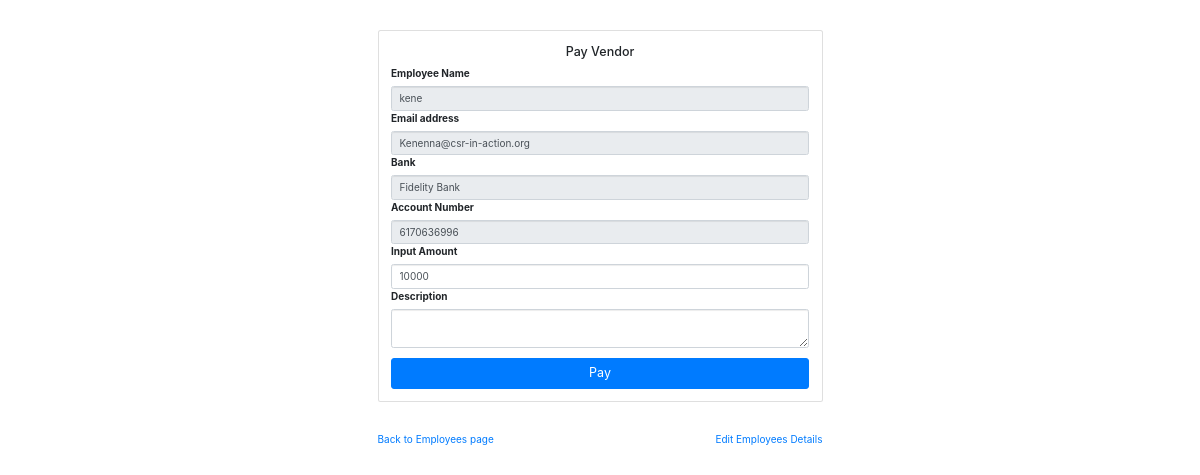
/pay.php?id=10 (signed in), run on the app's committed database.
### tables this page shows
CREATE TABLE `ps_employee` (
  `id` int(11) NOT NULL,
  `name` varchar(126) NOT NULL,
  `email` varchar(256) NOT NULL,
  `salary` bigint(126) NOT NULL,
  `account_number` varchar(152) NOT NULL,
  `bank` varchar(126) NOT NULL,
  `date` datetime NOT NULL DEFAULT '0000-00-00 00:00:00'
);

### core/class.inc.php (called while the page is built, shortened)
<?php
class Connect {
    public function getDetails($id) {
        try {
            $conn = DB();
            $query = $conn->prepare("SELECT * FROM `ps_employee` WHERE `id`=:id");
            $query->bindParam("id", $id, \PDO::PARAM_INT);
            $query->execute();
            if ($query->rowCount() > 0) {
                return $query->fetchAll(PDO::FETCH_OBJ);
            } else {
                return false;
            }
        } catch (\PDOException $e) {
            exit($e->getMessage());
        }
    }
}
?>

### pay.php (the view, shortened to what this page needs)
<?php
$id = "";
if (isset($_GET['id'])) {
	$id = $_GET['id'];
}
else{
  session_destroy();
  header("Location: index.php");
}
require_once ('core/class.inc.php');
$app = new Connect;
$requests = $app->getDetails($id);
?>
<!DOCTYPE html>
<html lang="">
	<head>
  		<link href="css/bootstrap.min.css" rel="stylesheet">
		<link rel="stylesheet" href="https://stackpath.bootstrapcdn.com/bootstrap/4.3.1/css/bootstrap.min.css">
	</head>
	<body>
		<div class="container">
			<div class="row">
				<div class="col-sm-9 col-md-7 col-lg-5 mx-auto">
					<div class="card card-signin my-5">
						<div class="card-body">
							<h5 class="card-title text-center">Pay Vendor</h5>
							<form action="initialize.php"  method="POST" class="form-signin">
								<label for="Name">Employee Name</label>
								<div class="form-label-group">
									<input type="text" name="name" value="<?php if (isset($requests[0]->name)) {
										echo $requests[0]->name;
									} ?>" class="form-control" required readonly/>
								</div>
								<label for="Email">Email address</label>
								<div class="form-label-group">
									<input type="email" name="email" value="<?php if (isset($requests[0]->email)) {
										echo htmlspecialchars($requests[0]->email);
									} ?>" class="form-control" required readonly/>
								</div>
								<label for="Bank">Bank</label>
								<div class="form-label-group">
									<input type="text" name="bank" value="<?php if (isset($requests[0]->bank)) {
										echo htmlspecialchars($requests[0]->bank);
									} ?>" class="form-control" required readonly/>
								</div>
								<label for="AccountNumber">Account Number</label>
								<div class="form-label-group">
									<input type="text" name="accountnumber" pattern="[0-9]{10}" value="<?php if (isset($requests[0]->account_number)) {
										echo htmlspecialchars($requests[0]->account_number);
									} ?>" class="form-control" required readonly/>
								</div>
								<label for="Amount">Input Amount</label>
								<div class="form-label-group">
									<input type="text" name="amount" placeholder="Input amount in Kobo" pattern="[0-9]{}" value="<?php if (isset($amount)){
										echo htmlspecialchars($amount);
									}
									elseif (isset($requests[0]->salary)) {
										echo htmlspecialchars($requests[0]->salary);
									} ?>" class="form-control" required/>
								</div>
								<label for="Description">Description</label>
								<div class="form-label-group">
									<textarea name="description" class="form-control" required/></textarea>
								</div>
								<button class="btn btn-lg btn-primary btn-block" type="submit" style="margin-top: 10px;">Pay</button>
							</form>
						</div>
					</div>
					<a href="admin.php">Back to Employees page</a>
					<a href="<?php echo "edit.php?id=".$id;?>" class="float-right" id="removeAttribute" >Edit Employees Details</a>
				</div>
			</div>
		</div>
	</body>
</html>

### data on the page
ps_employee: name "kene", email "Kenenna@csr-in-action.org", bank "Fidelity Bank", accountnumber "6170636996", amount "10000"
